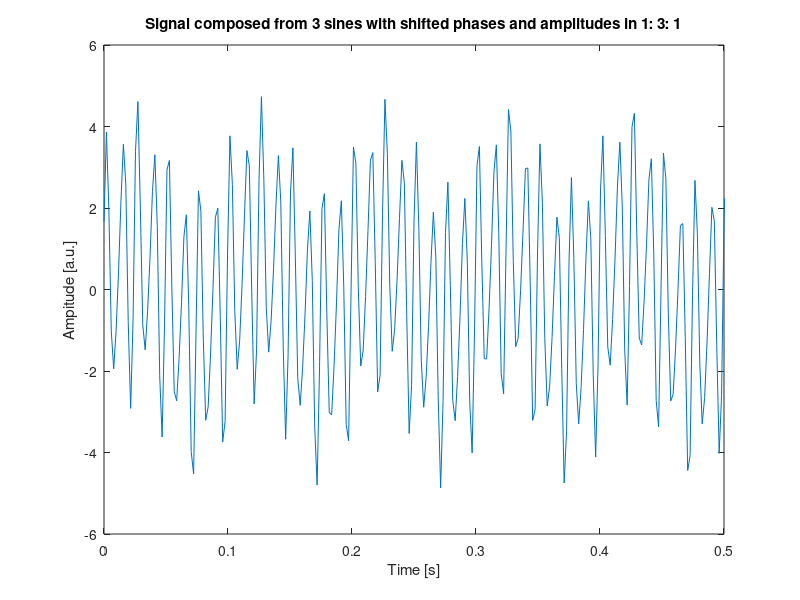
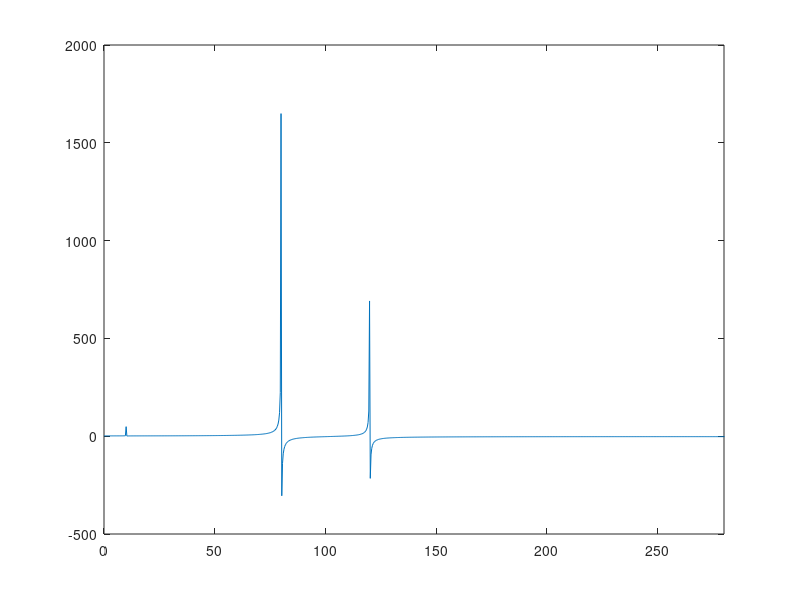

The MATLAB source for these figures, in order: (Note: this script raises an error after producing the figures.)
fs = 512;
fN=fs/2
t = 0:1/fs:3;
A1=1;
A2=3;
A3=1;

f1=10;
f2=80;
f3=120;

y1=A1*sin(2*pi*f1*t+0);
y2=A2*sin(2*pi*f2*t+deg2rad(20));
y3=A3*sin(2*pi*f3*t+deg2rad(40));

y=y1+y2+y3;
figure(1)
plot(t,y)
xlim([0 0.5])
xlabel("Time [s]")
ylabel("Ampitude [a.u.]")
title("Signal composed from 3 sines with shifted phases and amplitudes in 1: 3: 1")

%Fourier Transform

S = fft(y);
N = length(S);
df = fs/N;

fv = 0:df:fs-df;
figure(2)
plot(fv,S)
xlim([0 280])
xline(fN,"g","Nyqiust frequency")
xlabel("frequency [Hz]")

A1=1;
A2=10;
A3=2;

y1=A1*sin(2*pi*f1*t+0);
y2=A2*sin(2*pi*f2*t+deg2rad(20));
y3=A3*sin(2*pi*f3*t+deg2rad(40));

y=y1+y2+y3;
figure(3)
plot(t,y)
xlim([0 0.5])
xlabel("Time [s]")
ylabel("Ampitude [a.u.]")
title("Signal composed from 3 sines with shifted phases and amplitudes in 1: 10: 2")


S = fft(y);
N = length(S);
df = fs/N;

fv = 0:df:fs-df;
S=S./max(abs(S))*3;
figure(4)
plot(fv,20*log10(abs(S)))
xlim([0 130])
xlabel("frequency [Hz]")
ylabel("signal spectrum [dB]")
